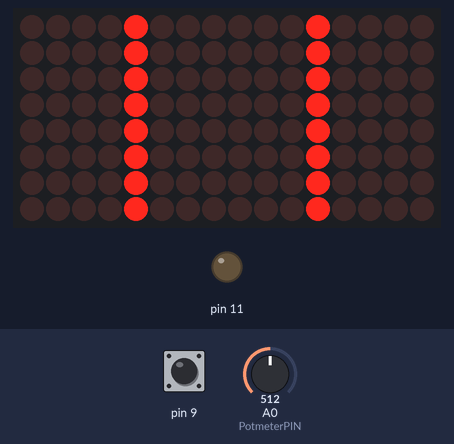
Recording of a sketch running on a simulated Arduino Uno, built with avr-gcc and run on an emulated ATmega328P. Shown: 16×8 LED matrix, output pins drawn as LEDs (lit = HIGH). The test bench sets the inputs (shaded band); at power-on: pin 9 HIGH, A0 (PotmeterPIN) = 512.

Above: at 1.3 s.
1.4 s: pin 9 pulled LOW for 3.2 s
At 1.7 s:
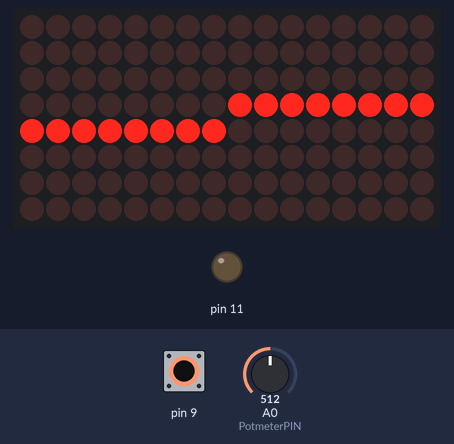
6.1 s: A0 (PotmeterPIN) set to 635
At 6.4 s:
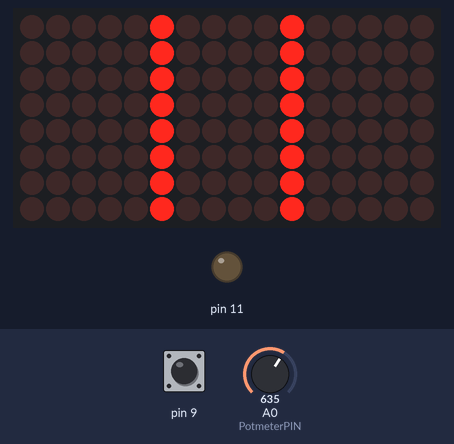
7.6 s: pin 9 pulled LOW for 0.15 s
At 8.8 s:
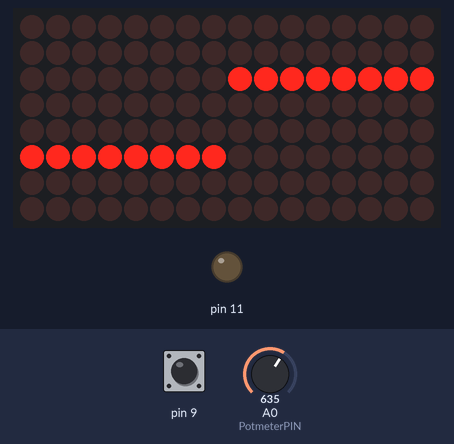
9.2 s: A0 (PotmeterPIN) set to 900
At 9.8 s:
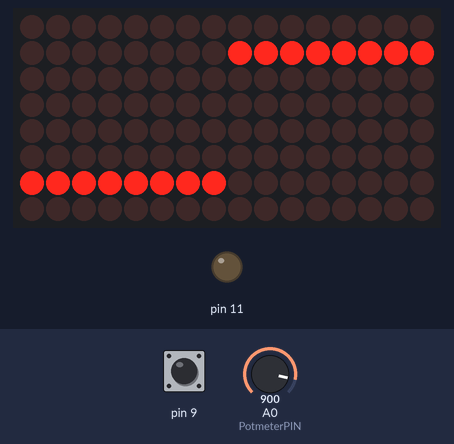
10.7 s: pin 9 pulled LOW for 1 s
At 11.2 s:
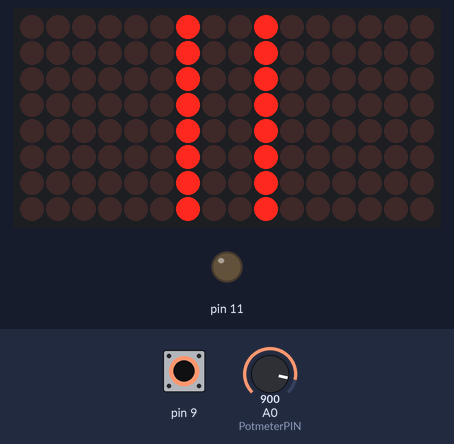
13.2 s: A0 (PotmeterPIN) set to 960
At 14.2 s:
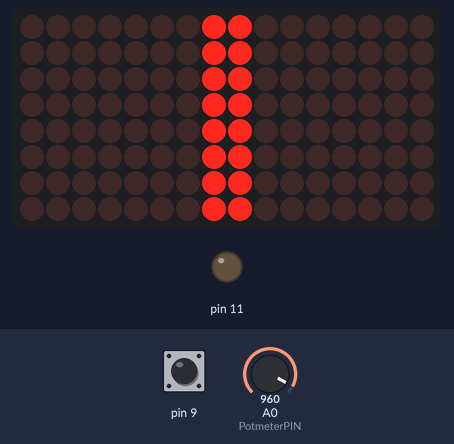
Timing chart, 0 to 15.7 s (numbered marks = the images above; inputs shaded):
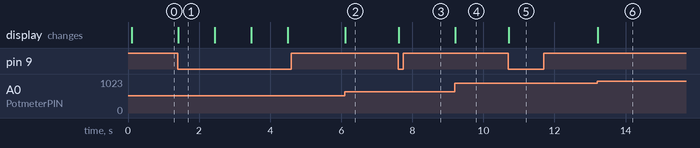

Measured:
- after the input at 1.4 s, the display: changes at once (image 1)
- after the input at 6.1 s, the display: changes at once (image 2)
- after the input at 7.6 s, the display: changes at once (image 3)
- after the input at 9.2 s, the display: changes at once (image 4)
- after the input at 10.7 s, the display: changes at once (image 5)
- after the input at 13.2 s, the display: changes at once (image 6)
- what the display in image 1 shows lasts 1.0 s, from 1.4 s to 2.4 s

The sketch:

Potentiometer.ino
```cpp
// Code by Pixel, DroidTeam
// Little Potentiometer test
// - Attatch the middle wire of the Potmeter to "analog input 0" / PC0. Or change the PotmeterPIN variable
// - Other two wires are + and -
// Any kind of button on "digital pin 9" / PB1 (the -) and on "digital pin 11" / PB3 (the +)

#include "LedControl.h"
//				LedControl(DATA_PIN, CLK_PIN, CS_PIN, DISPLAYS)
LedControl lc=	LedControl(20, 5, 21, 2);
int PotmeterPIN = 0;

#define DEBUG false

int changed = false;
int columns = true;
unsigned int oldY;
unsigned int wait;

void setup() {
	if (DEBUG) Serial.begin(57600);

	lc.shutdown(0,false);
	lc.clearDisplay(0);
	lc.setIntensity(0, 15);
	lc.shutdown(1,false);
	lc.clearDisplay(1);
	lc.setIntensity(1, 15);
	pinMode(11, OUTPUT);
	digitalWrite(11, LOW);
	pinMode(9, INPUT_PULLUP);
	delay(100);
	updateDisplays(height());
}

int buttonState = HIGH;

void loop(){
	if (wait >= 100){
		int reader = digitalRead(9);
		if (digitalRead(9) != buttonState){
			if (DEBUG) Serial.println("Button Pressed");
			wait = 0;
			rotate();
			changed = true;
		}
	}
	else{
		wait = wait+1;
	}
	updateDisplays(height());
	delay(10);

}

int height(){
	int meter = analogRead(PotmeterPIN);
	if (meter >=  950				 )	return 7;
	if (meter >=  750 && meter <  950) 	return 6;
	if (meter >=  625 && meter <  750)	return 5;
	if (meter >=  500 && meter <  625)	return 4;
	if (meter >=  375 && meter <  500) 	return 3;
	if (meter >=  250 && meter <  375)	return 2;
	if (meter >=  125 && meter <  250) 	return 1;
	if (meter <   125				 ) 	return 0;
}

void updateDisplays(int newY){
	if (newY != oldY || changed){
		if (DEBUG) Serial.println(analogRead(PotmeterPIN));
		changed = false;
		if (columns){
			lc.setColumn( 0, oldY, 0);
			lc.setColumn( 1, 7-oldY, 0);
			oldY = newY;
			lc.setColumn( 0, newY, 255);
			lc.setColumn( 1, 7-newY, 255);
		}else{
			lc.setRow( 0, oldY, 0);
			lc.setRow( 1, 7-oldY, 0);
			oldY = newY;
			lc.setRow( 0, newY, 255);
			lc.setRow( 1, 7-newY, 255);
		}
	}
}

void rotate(){
	if (DEBUG) Serial.print("Columns = ");
	if (columns){
		lc.setColumn( 0, oldY, 0);
		lc.setColumn( 1, 7-oldY, 0);
		columns = false;
		if (DEBUG) Serial.println(columns);
	}
	else{
		lc.setRow( 0, oldY, 0);
		lc.setRow( 1, 7-oldY, 0);
		columns = true;
		if (DEBUG) Serial.println(columns);
	}
}
```
